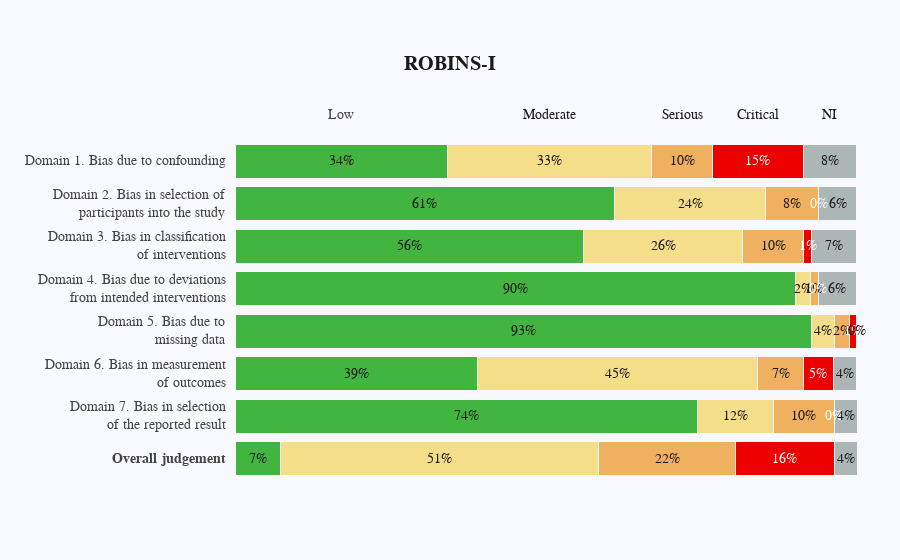

Here is the notebook cell this chart was saved with:
### Markdown cell above
The chart below visually represents the biases in various domains as percentages. For each domain, the bars are segmented into different categories of bias severity, namely 'Low', 'Moderate', 'Serious', 'Critical', and 'NI' (Not Indicated).

### Code cell
# Import plotly's graph objects library for creating visualizations
import plotly.graph_objects as go
# Reference to the plotly documentation on horizontal bar charts
# https://plotly.com/python/horizontal-bar-charts/

# Defining labels for categories
top_labels = ['Low', 'Moderate', 'Serious', 'Critical', 'NI']

# Active nontransparent color palette
colors = ['rgb(66, 181, 64)', 'rgb(244, 222, 137)',
          'rgb(239, 176, 95)', 'rgb(237, 0, 0)',
          'rgb(173, 182, 182)']

# Font color palette to match with the respective background colors for legibility
font_colors = ['rgb(27, 25, 25)', 'rgb(27, 25, 25)',
               'rgb(27, 25, 25)', 'white',
               'rgb(27, 25, 25)']


# Generate `x_data` which represents the percentage distributions of various domains 
# and the Overall Judgement in the `df_robinsi` DataFrame.

# Steps:
# 1. Count occurrences of each value for the specified domains and the Overall Judgement.
# 2. Normalize these counts to get proportions (fractions of the total).
# 3. Convert these proportions to percentages (multiply by 100).
# 4. Round off the computed percentages to one decimal place.
# 5. Concatenate these percentages side by side (axis=1).
# 6. Reorder rows based on the predefined order in `top_labels`.
# 7. Transpose the DataFrame to get domains as rows.
# 8. Replace any missing values with zeros.
# 9. Convert the resulting DataFrame to a numpy array.

x_data = pd.concat([
    df_robinsi.Overall_judgement.value_counts(normalize=True).mul(100).round(1),  # Percentage for Overall Judgement
    df_robinsi.Domain7.value_counts(normalize=True).mul(100).round(1),            # Percentage for Domain7
    df_robinsi.Domain6.value_counts(normalize=True).mul(100).round(1),            # Percentage for Domain6
    df_robinsi.Domain5.value_counts(normalize=True).mul(100).round(1),            # Percentage for Domain5
    df_robinsi.Domain4.value_counts(normalize=True).mul(100).round(1),            # Percentage for Domain4
    df_robinsi.Domain3.value_counts(normalize=True).mul(100).round(1),            # Percentage for Domain3
    df_robinsi.Domain2.value_counts(normalize=True).mul(100).round(1),            # Percentage for Domain2
    df_robinsi.Domain1.value_counts(normalize=True).mul(100).round(1)             # Percentage for Domain1
], axis=1).reindex(top_labels).T.fillna(0).to_numpy()


# Define `y_data` which represents the labels for the bar chart. 
# These labels give a description of various domains and the Overall Judgement.

# The labels are:
# 1. Overall judgement: Represents the general judgement on the research.
# 2. Domain 7: Deals with biases when selecting the results to be reported.
# 3. Domain 6: Pertains to biases during the measurement of outcomes.
# 4. Domain 5: Concerns biases that arise due to missing data.
# 5. Domain 4: Involves biases from deviations from the originally intended interventions.
# 6. Domain 3: Deals with biases when classifying different interventions.
# 7. Domain 2: Pertains to biases in selecting participants for the study.
# 8. Domain 1: Represents biases due to external confounding factors.

y_data = [ '<b>Overall judgement</b>', 
          'Domain 7. Bias in selection<br>of the reported result',
          'Domain 6. Bias in measurement<br>of outcomes', 
          'Domain 5. Bias due to<br>missing data',
          'Domain 4. Bias due to deviations<br>from intended interventions', 
          'Domain 3. Bias in classification<br>of interventions',
          'Domain 2. Bias in selection of<br>participants into the study', 
          'Domain 1. Bias due to confounding' ]


# Initialize an empty Plotly figure for the bar chart visualization.
fig2a = go.Figure()

# Loop through each domain and its associated bias percentage to populate the figure with bar chart traces.
# Each domain will have multiple bars stacked on top of each other, 
# representing different levels of biases (e.g., Low, Moderate, Serious, etc.).
for i in range(0, len(x_data[0])):
    for xd, yd in zip(x_data, y_data):
        fig2a.add_trace(go.Bar(
            x=[xd[i]], y=[yd],       # x-data represents bias percentages, y-data represents domains
            orientation='h',        # horizontal orientation for the bar chart
            marker=dict(
                color=colors[i],    # set color for each bar based on predefined colors list
                line=dict(color='rgb(248, 248, 249)', width=1)  # define bar border color and width
            )
        ))

# Configure the layout for the figure.
fig2a.update_layout(
    xaxis=dict(
        showgrid=False,          
        showline=False,        
        showticklabels=False,    
        zeroline=False,        
        domain=[0.15, 1]        
    ),
    yaxis=dict(
        showgrid=False,          
        showline=False,          
        showticklabels=False,    
        zeroline=False,          
    ),
    barmode='stack',             
    paper_bgcolor='rgb(248, 248, 255)',
    plot_bgcolor='rgb(248, 248, 255)',   
    margin=dict(l=120, r=10, t=140, b=80),  
    showlegend=False,           
)


# Initialize an empty list to store annotation details
annotations = []

# Iterate through each domain description and its corresponding bias percentages
for yd, xd in zip(y_data, x_data):
    # Annotation for the y-axis label
    annotations.append(dict(xref='paper', yref='y',
                            x=0.14, y=yd,
                            xanchor='right',
                            text=str(yd),
                            font=dict(family='Arial', size=14,
                                      color='rgb(67, 67, 67)'),
                            showarrow=False, align='right'))

    # Annotation for the first percentage of each bar (x_axis)
    annotations.append(dict(xref='x', yref='y',
                            x=xd[0] / 2, y=yd,
                            text=str(xd[0].round(0))[:-2] + '%',   # Formatting percentage value
                            font=dict(family='Arial', size=14,
                                      color='rgb(27, 25, 25)'),
                            showarrow=False))

    # Annotation for the first Likert scale label (on the top)
    if yd == y_data[-1]:
        annotations.append(dict(xref='x', yref='paper',
                                x=xd[0] / 2, y=1.1,
                                text=top_labels[0],     # Displaying the label for the first Likert scale
                                font=dict(family='Arial', size=14,
                                          color='rgb(67, 67, 67)'),
                                showarrow=False))

    space = xd[0]   # Initialize the starting position for subsequent annotations

    # Loop through the rest of the bias percentages in the current domain
    for i in range(1, len(xd)):
            # Annotation for the rest of percentages for each bar (x_axis)
            annotations.append(dict(xref='x', yref='y',
                                    x=space + (xd[i]/2), y=yd,
                                    text=str(xd[i].round(0))[:-2] + '%',  # Formatting percentage value
                                    font=dict(family='Arial', size=14,
                                              color=font_colors[i]),
                                    showarrow=False))
            # Annotation for the Likert scale label
            if yd == y_data[-1]:
                annotations.append(dict(xref='x', yref='paper',
                                        x=space + (xd[i]/2), y=1.1,
                                        text=top_labels[i],     # Displaying the label for the current Likert scale
                                        font=dict(family='Arial', size=14,
                                                  color='rgb(27, 25, 25)'),
                                        showarrow=False))
            space += xd[i]   # Update the position for the next annotation


# Update the layout of the figure by adding the previously defined annotations
fig2a.update_layout(annotations=annotations)

# Update layout properties including the title and font settings
fig2a.update_layout(title={
        'text': '<b>ROBINS-I</b>',     
        'y':0.9,                         
        'x':0.5,                        
        'xanchor': 'center',             
        'yanchor': 'top'              
    },
    font={
        'family': 'Arial',            
        'color': 'rgb(27, 25, 25)',    
        'size': 14                        
})


# Define configuration options for exporting the plot with specified resolution and settings
config = {
    'toImageButtonOptions': {
        'format': 'png',         # Set the export format 
        'filename': 'fig2a',     # Specify the filename for the exported image
        'scale': 6               # Multiply title/legend/axis/canvas sizes by this factor for higher resolution
    }
}

fig2a.show(config=config)


#TODO: Manually fix overlapping labels.
#TODO: Add "N={study count}" to trace labels on-hover, so folks can see that N of studies was quite high in ROBINS-I (vs. RoB 2)

### Figure 1 — Plotly figure (JSON) as saved in the notebook; plotly's stock layout.template omitted (floating-point values rounded to 4 significant figures)
{"data": [{"marker": {"color": "rgb(66, 181, 64)", "line": {"color": "rgb(248, 248, 249)", "width": 1}}, "orientation": "h", "type": "bar", "x": [7.3], "y": ["<b>Overall judgement</b>"]}, {"marker": {"color": "rgb(66, 181, 64)", "line": {"color": "rgb(248, 248, 249)", "width": 1}}, "orientation": "h", "type": "bar", "x": [74.4], "y": ["Domain 7. Bias in selection<br>of the reported result"]}, {"marker": {"color": "rgb(66, 181, 64)", "line": {"color": "rgb(248, 248, 249)", "width": 1}}, "orientation": "h", "type": "bar", "x": [39], "y": ["Domain 6. Bias in measurement<br>of outcomes"]}, {"marker": {"color": "rgb(66, 181, 64)", "line": {"color": "rgb(248, 248, 249)", "width": 1}}, "orientation": "h", "type": "bar", "x": [92.7], "y": ["Domain 5. Bias due to<br>missing data"]}, {"marker": {"color": "rgb(66, 181, 64)", "line": {"color": "rgb(248, 248, 249)", "width": 1}}, "orientation": "h", "type": "bar", "x": [90.2], "y": ["Domain 4. Bias due to deviations<br>from intended interventions"]}, {"marker": {"color": "rgb(66, 181, 64)", "line": {"color": "rgb(248, 248, 249)", "width": 1}}, "orientation": "h", "type": "bar", "x": [56.1], "y": ["Domain 3. Bias in classification<br>of interventions"]}, {"marker": {"color": "rgb(66, 181, 64)", "line": {"color": "rgb(248, 248, 249)", "width": 1}}, "orientation": "h", "type": "bar", "x": [61], "y": ["Domain 2. Bias in selection of<br>participants into the study"]}, {"marker": {"color": "rgb(66, 181, 64)", "line": {"color": "rgb(248, 248, 249)", "width": 1}}, "orientation": "h", "type": "bar", "x": [34.1], "y": ["Domain 1. Bias due to confounding"]}, {"marker": {"color": "rgb(244, 222, 137)", "line": {"color": "rgb(248, 248, 249)", "width": 1}}, "orientation": "h", "type": "bar", "x": [51.2], "y": ["<b>Overall judgement</b>"]}, {"marker": {"color": "rgb(244, 222, 137)", "line": {"color": "rgb(248, 248, 249)", "width": 1}}, "orientation": "h", "type": "bar", "x": [12.2], "y": ["Domain 7. Bias in selection<br>of the reported result"]}, {"marker": {"color": "rgb(244, 222, 137)", "line": {"color": "rgb(248, 248, 249)", "width": 1}}, "orientation": "h", "type": "bar", "x": [45.1], "y": ["Domain 6. Bias in measurement<br>of outcomes"]}, {"marker": {"color": "rgb(244, 222, 137)", "line": {"color": "rgb(248, 248, 249)", "width": 1}}, "orientation": "h", "type": "bar", "x": [3.7], "y": ["Domain 5. Bias due to<br>missing data"]}, {"marker": {"color": "rgb(244, 222, 137)", "line": {"color": "rgb(248, 248, 249)", "width": 1}}, "orientation": "h", "type": "bar", "x": [2.4], "y": ["Domain 4. Bias due to deviations<br>from intended interventions"]}, {"marker": {"color": "rgb(244, 222, 137)", "line": {"color": "rgb(248, 248, 249)", "width": 1}}, "orientation": "h", "type": "bar", "x": [25.6], "y": ["Domain 3. Bias in classification<br>of interventions"]}, {"marker": {"color": "rgb(244, 222, 137)", "line": {"color": "rgb(248, 248, 249)", "width": 1}}, "orientation": "h", "type": "bar", "x": [24.4], "y": ["Domain 2. Bias in selection of<br>participants into the study"]}, {"marker": {"color": "rgb(244, 222, 137)", "line": {"color": "rgb(248, 248, 249)", "width": 1}}, "orientation": "h", "type": "bar", "x": [32.9], "y": ["Domain 1. Bias due to confounding"]}, {"marker": {"color": "rgb(239, 176, 95)", "line": {"color": "rgb(248, 248, 249)", "width": 1}}, "orientation": "h", "type": "bar", "x": [22], "y": ["<b>Overall judgement</b>"]}, {"marker": {"color": "rgb(239, 176, 95)", "line": {"color": "rgb(248, 248, 249)", "width": 1}}, "orientation": "h", "type": "bar", "x": [9.8], "y": ["Domain 7. Bias in selection<br>of the reported result"]}, {"marker": {"color": "rgb(239, 176, 95)", "line": {"color": "rgb(248, 248, 249)", "width": 1}}, "orientation": "h", "type": "bar", "x": [7.3], "y": ["Domain 6. Bias in measurement<br>of outcomes"]}, {"marker": {"color": "rgb(239, 176, 95)", "line": {"color": "rgb(248, 248, 249)", "width": 1}}, "orientation": "h", "type": "bar", "x": [2.4], "y": ["Domain 5. Bias due to<br>missing data"]}, {"marker": {"color": "rgb(239, 176, 95)", "line": {"color": "rgb(248, 248, 249)", "width": 1}}, "orientation": "h", "type": "bar", "x": [1.2], "y": ["Domain 4. Bias due to deviations<br>from intended interventions"]}, {"marker": {"color": "rgb(239, 176, 95)", "line": {"color": "rgb(248, 248, 249)", "width": 1}}, "orientation": "h", "type": "bar", "x": [9.8], "y": ["Domain 3. Bias in classification<br>of interventions"]}, {"marker": {"color": "rgb(239, 176, 95)", "line": {"color": "rgb(248, 248, 249)", "width": 1}}, "orientation": "h", "type": "bar", "x": [8.5], "y": ["Domain 2. Bias in selection of<br>participants into the study"]}, {"marker": {"color": "rgb(239, 176, 95)", "line": {"color": "rgb(248, 248, 249)", "width": 1}}, "orientation": "h", "type": "bar", "x": [9.8], "y": ["Domain 1. Bias due to confounding"]}, {"marker": {"color": "rgb(237, 0, 0)", "line": {"color": "rgb(248, 248, 249)", "width": 1}}, "orientation": "h", "type": "bar", "x": [15.9], "y": ["<b>Overall judgement</b>"]}, {"marker": {"color": "rgb(237, 0, 0)", "line": {"color": "rgb(248, 248, 249)", "width": 1}}, "orientation": "h", "type": "bar", "x": [0], "y": ["Domain 7. Bias in selection<br>of the reported result"]}, {"marker": {"color": "rgb(237, 0, 0)", "line": {"color": "rgb(248, 248, 249)", "width": 1}}, "orientation": "h", "type": "bar", "x": [4.9], "y": ["Domain 6. Bias in measurement<br>of outcomes"]}, {"marker": {"color": "rgb(237, 0, 0)", "line": {"color": "rgb(248, 248, 249)", "width": 1}}, "orientation": "h", "type": "bar", "x": [1.2], "y": ["Domain 5. Bias due to<br>missing data"]}, {"marker": {"color": "rgb(237, 0, 0)", "line": {"color": "rgb(248, 248, 249)", "width": 1}}, "orientation": "h", "type": "bar", "x": [0], "y": ["Domain 4. Bias due to deviations<br>from intended interventions"]}, {"marker": {"color": "rgb(237, 0, 0)", "line": {"color": "rgb(248, 248, 249)", "width": 1}}, "orientation": "h", "type": "bar", "x": [1.2], "y": ["Domain 3. Bias in classification<br>of interventions"]}, {"marker": {"color": "rgb(237, 0, 0)", "line": {"color": "rgb(248, 248, 249)", "width": 1}}, "orientation": "h", "type": "bar", "x": [0], "y": ["Domain 2. Bias in selection of<br>participants into the study"]}, {"marker": {"color": "rgb(237, 0, 0)", "line": {"color": "rgb(248, 248, 249)", "width": 1}}, "orientation": "h", "type": "bar", "x": [14.6], "y": ["Domain 1. Bias due to confounding"]}, {"marker": {"color": "rgb(173, 182, 182)", "line": {"color": "rgb(248, 248, 249)", "width": 1}}, "orientation": "h", "type": "bar", "x": [3.7], "y": ["<b>Overall judgement</b>"]}, {"marker": {"color": "rgb(173, 182, 182)", "line": {"color": "rgb(248, 248, 249)", "width": 1}}, "orientation": "h", "type": "bar", "x": [3.7], "y": ["Domain 7. Bias in selection<br>of the reported result"]}, {"marker": {"color": "rgb(173, 182, 182)", "line": {"color": "rgb(248, 248, 249)", "width": 1}}, "orientation": "h", "type": "bar", "x": [3.7], "y": ["Domain 6. Bias in measurement<br>of outcomes"]}, {"marker": {"color": "rgb(173, 182, 182)", "line": {"color": "rgb(248, 248, 249)", "width": 1}}, "orientation": "h", "type": "bar", "x": [0], "y": ["Domain 5. Bias due to<br>missing data"]}, {"marker": {"color": "rgb(173, 182, 182)", "line": {"color": "rgb(248, 248, 249)", "width": 1}}, "orientation": "h", "type": "bar", "x": [6.1], "y": ["Domain 4. Bias due to deviations<br>from intended interventions"]}, {"marker": {"color": "rgb(173, 182, 182)", "line": {"color": "rgb(248, 248, 249)", "width": 1}}, "orientation": "h", "type": "bar", "x": [7.3], "y": ["Domain 3. Bias in classification<br>of interventions"]}, {"marker": {"color": "rgb(173, 182, 182)", "line": {"color": "rgb(248, 248, 249)", "width": 1}}, "orientation": "h", "type": "bar", "x": [6.1], "y": ["Domain 2. Bias in selection of<br>participants into the study"]}, {"marker": {"color": "rgb(173, 182, 182)", "line": {"color": "rgb(248, 248, 249)", "width": 1}}, "orientation": "h", "type": "bar", "x": [8.5], "y": ["Domain 1. Bias due to confounding"]}], "layout": {"annotations": [{"align": "right", "font": {"color": "rgb(67, 67, 67)", "family": "Arial", "size": 14}, "showarrow": false, "text": "<b>Overall judgement</b>", "x": 0.14, "xanchor": "right", "xref": "paper", "y": "<b>Overall judgement</b>", "yref": "y"}, {"font": {"color": "rgb(27, 25, 25)", "family": "Arial", "size": 14}, "showarrow": false, "text": "7%", "x": 3.65, "xref": "x", "y": "<b>Overall judgement</b>", "yref": "y"}, {"font": {"color": "rgb(27, 25, 25)", "family": "Arial", "size": 14}, "showarrow": false, "text": "51%", "x": 32.9, "xref": "x", "y": "<b>Overall judgement</b>", "yref": "y"}, {"font": {"color": "rgb(27, 25, 25)", "family": "Arial", "size": 14}, "showarrow": false, "text": "22%", "x": 69.5, "xref": "x", "y": "<b>Overall judgement</b>", "yref": "y"}, {"font": {"color": "white", "family": "Arial", "size": 14}, "showarrow": false, "text": "16%", "x": 88.45, "xref": "x", "y": "<b>Overall judgement</b>", "yref": "y"}, {"font": {"color": "rgb(27, 25, 25)", "family": "Arial", "size": 14}, "showarrow": false, "text": "4%", "x": 98.25, "xref": "x", "y": "<b>Overall judgement</b>", "yref": "y"}, {"align": "right", "font": {"color": "rgb(67, 67, 67)", "family": "Arial", "size": 14}, "showarrow": false, "text": "Domain 7. Bias in selection<br>of the reported result", "x": 0.14, "xanchor": "right", "xref": "paper", "y": "Domain 7. Bias in selection<br>of the reported result", "yref": "y"}, {"font": {"color": "rgb(27, 25, 25)", "family": "Arial", "size": 14}, "showarrow": false, "text": "74%", "x": 37.2, "xref": "x", "y": "Domain 7. Bias in selection<br>of the reported result", "yref": "y"}, {"font": {"color": "rgb(27, 25, 25)", "family": "Arial", "size": 14}, "showarrow": false, "text": "12%", "x": 80.5, "xref": "x", "y": "Domain 7. Bias in selection<br>of the reported result", "yref": "y"}, {"font": {"color": "rgb(27, 25, 25)", "family": "Arial", "size": 14}, "showarrow": false, "text": "10%", "x": 91.5, "xref": "x", "y": "Domain 7. Bias in selection<br>of the reported result", "yref": "y"}, {"font": {"color": "white", "family": "Arial", "size": 14}, "showarrow": false, "text": "0%", "x": 96.4, "xref": "x", "y": "Domain 7. Bias in selection<br>of the reported result", "yref": "y"}, {"font": {"color": "rgb(27, 25, 25)", "family": "Arial", "size": 14}, "showarrow": false, "text": "4%", "x": 98.25, "xref": "x", "y": "Domain 7. Bias in selection<br>of the reported result", "yref": "y"}, {"align": "right", "font": {"color": "rgb(67, 67, 67)", "family": "Arial", "size": 14}, "showarrow": false, "text": "Domain 6. Bias in measurement<br>of outcomes", "x": 0.14, "xanchor": "right", "xref": "paper", "y": "Domain 6. Bias in measurement<br>of outcomes", "yref": "y"}, {"font": {"color": "rgb(27, 25, 25)", "family": "Arial", "size": 14}, "showarrow": false, "text": "39%", "x": 19.5, "xref": "x", "y": "Domain 6. Bias in measurement<br>of outcomes", "yref": "y"}, {"font": {"color": "rgb(27, 25, 25)", "family": "Arial", "size": 14}, "showarrow": false, "text": "45%", "x": 61.55, "xref": "x", "y": "Domain 6. Bias in measurement<br>of outcomes", "yref": "y"}, {"font": {"color": "rgb(27, 25, 25)", "family": "Arial", "size": 14}, "showarrow": false, "text": "7%", "x": 87.75, "xref": "x", "y": "Domain 6. Bias in measurement<br>of outcomes", "yref": "y"}, {"font": {"color": "white", "family": "Arial", "size": 14}, "showarrow": false, "text": "5%", "x": 93.85, "xref": "x", "y": "Domain 6. Bias in measurement<br>of outcomes", "yref": "y"}, {"font": {"color": "rgb(27, 25, 25)", "family": "Arial", "size": 14}, "showarrow": false, "text": "4%", "x": 98.15, "xref": "x", "y": "Domain 6. Bias in measurement<br>of outcomes", "yref": "y"}, {"align": "right", "font": {"color": "rgb(67, 67, 67)", "family": "Arial", "size": 14}, "showarrow": false, "text": "Domain 5. Bias due to<br>missing data", "x": 0.14, "xanchor": "right", "xref": "paper", "y": "Domain 5. Bias due to<br>missing data", "yref": "y"}, {"font": {"color": "rgb(27, 25, 25)", "family": "Arial", "size": 14}, "showarrow": false, "text": "93%", "x": 46.35, "xref": "x", "y": "Domain 5. Bias due to<br>missing data", "yref": "y"}, {"font": {"color": "rgb(27, 25, 25)", "family": "Arial", "size": 14}, "showarrow": false, "text": "4%", "x": 94.55, "xref": "x", "y": "Domain 5. Bias due to<br>missing data", "yref": "y"}, {"font": {"color": "rgb(27, 25, 25)", "family": "Arial", "size": 14}, "showarrow": false, "text": "2%", "x": 97.6, "xref": "x", "y": "Domain 5. Bias due to<br>missing data", "yref": "y"}, {"font": {"color": "white", "family": "Arial", "size": 14}, "showarrow": false, "text": "1%", "x": 99.4, "xref": "x", "y": "Domain 5. Bias due to<br>missing data", "yref": "y"}, {"font": {"color": "rgb(27, 25, 25)", "family": "Arial", "size": 14}, "showarrow": false, "text": "0%", "x": 100.0, "xref": "x", "y": "Domain 5. Bias due to<br>missing data", "yref": "y"}, {"align": "right", "font": {"color": "rgb(67, 67, 67)", "family": "Arial", "size": 14}, "showarrow": false, "text": "Domain 4. Bias due to deviations<br>from intended interventions", "x": 0.14, "xanchor": "right", "xref": "paper", "y": "Domain 4. Bias due to deviations<br>from intended interventions", "yref": "y"}, {"font": {"color": "rgb(27, 25, 25)", "family": "Arial", "size": 14}, "showarrow": false, "text": "90%", "x": 45.1, "xref": "x", "y": "Domain 4. Bias due to deviations<br>from intended interventions", "yref": "y"}, {"font": {"color": "rgb(27, 25, 25)", "family": "Arial", "size": 14}, "showarrow": false, "text": "2%", "x": 91.4, "xref": "x", "y": "Domain 4. Bias due to deviations<br>from intended interventions", "yref": "y"}, {"font": {"color": "rgb(27, 25, 25)", "family": "Arial", "size": 14}, "showarrow": false, "text": "1%", "x": 93.2, "xref": "x", "y": "Domain 4. Bias due to deviations<br>from intended interventions", "yref": "y"}, {"font": {"color": "white", "family": "Arial", "size": 14}, "showarrow": false, "text": "0%", "x": 93.8, "xref": "x", "y": "Domain 4. Bias due to deviations<br>from intended interventions", "yref": "y"}, {"font": {"color": "rgb(27, 25, 25)", "family": "Arial", "size": 14}, "showarrow": false, "text": "6%", "x": 96.85, "xref": "x", "y": "Domain 4. Bias due to deviations<br>from intended interventions", "yref": "y"}, {"align": "right", "font": {"color": "rgb(67, 67, 67)", "family": "Arial", "size": 14}, "showarrow": false, "text": "Domain 3. Bias in classification<br>of interventions", "x": 0.14, "xanchor": "right", "xref": "paper", "y": "Domain 3. Bias in classification<br>of interventions", "yref": "y"}, {"font": {"color": "rgb(27, 25, 25)", "family": "Arial", "size": 14}, "showarrow": false, "text": "56%", "x": 28.05, "xref": "x", "y": "Domain 3. Bias in classification<br>of interventions", "yref": "y"}, {"font": {"color": "rgb(27, 25, 25)", "family": "Arial", "size": 14}, "showarrow": false, "text": "26%", "x": 68.9, "xref": "x", "y": "Domain 3. Bias in classification<br>of interventions", "yref": "y"}, {"font": {"color": "rgb(27, 25, 25)", "family": "Arial", "size": 14}, "showarrow": false, "text": "10%", "x": 86.6, "xref": "x", "y": "Domain 3. Bias in classification<br>of interventions", "yref": "y"}, {"font": {"color": "white", "family": "Arial", "size": 14}, "showarrow": false, "text": "1%", "x": 92.1, "xref": "x", "y": "Domain 3. Bias in classification<br>of interventions", "yref": "y"}, {"font": {"color": "rgb(27, 25, 25)", "family": "Arial", "size": 14}, "showarrow": false, "text": "7%", "x": 96.35, "xref": "x", "y": "Domain 3. Bias in classification<br>of interventions", "yref": "y"}, {"align": "right", "font": {"color": "rgb(67, 67, 67)", "family": "Arial", "size": 14}, "showarrow": false, "text": "Domain 2. Bias in selection of<br>participants into the study", "x": 0.14, "xanchor": "right", "xref": "paper", "y": "Domain 2. Bias in selection of<br>participants into the study", "yref": "y"}, {"font": {"color": "rgb(27, 25, 25)", "family": "Arial", "size": 14}, "showarrow": false, "text": "61%", "x": 30.5, "xref": "x", "y": "Domain 2. Bias in selection of<br>participants into the study", "yref": "y"}, {"font": {"color": "rgb(27, 25, 25)", "family": "Arial", "size": 14}, "showarrow": false, "text": "24%", "x": 73.2, "xref": "x", "y": "Domain 2. Bias in selection of<br>participants into the study", "yref": "y"}, {"font": {"color": "rgb(27, 25, 25)", "family": "Arial", "size": 14}, "showarrow": false, "text": "8%", "x": 89.65, "xref": "x", "y": "Domain 2. Bias in selection of<br>participants into the study", "yref": "y"}, {"font": {"color": "white", "family": "Arial", "size": 14}, "showarrow": false, "text": "0%", "x": 93.9, "xref": "x", "y": "Domain 2. Bias in selection of<br>participants into the study", "yref": "y"}, {"font": {"color": "rgb(27, 25, 25)", "family": "Arial", "size": 14}, "showarrow": false, "text": "6%", "x": 96.95, "xref": "x", "y": "Domain 2. Bias in selection of<br>participants into the study", "yref": "y"}, {"align": "right", "font": {"color": "rgb(67, 67, 67)", "family": "Arial", "size": 14}, "showarrow": false, "text": "Domain 1. Bias due to confounding", "x": 0.14, "xanchor": "right", "xref": "paper", "y": "Domain 1. Bias due to confounding", "yref": "y"}, {"font": {"color": "rgb(27, 25, 25)", "family": "Arial", "size": 14}, "showarrow": false, "text": "34%", "x": 17.05, "xref": "x", "y": "Domain 1. Bias due to confounding", "yref": "y"}, {"font": {"color": "rgb(67, 67, 67)", "family": "Arial", "size": 14}, "showarrow": false, "text": "Low", "x": 17.05, "xref": "x", "y": 1.1, "yref": "paper"}, {"font": {"color": "rgb(27, 25, 25)", "family": "Arial", "size": 14}, "showarrow": false, "text": "33%", "x": 50.55, "xref": "x", "y": "Domain 1. Bias due to confounding", "yref": "y"}, {"font": {"color": "rgb(27, 25, 25)", "family": "Arial", "size": 14}, "showarrow": false, "text": "Moderate", "x": 50.55, "xref": "x", "y": 1.1, "yref": "paper"}, {"font": {"color": "rgb(27, 25, 25)", "family": "Arial", "size": 14}, "showarrow": false, "text": "10%", "x": 71.9, "xref": "x", "y": "Domain 1. Bias due to confounding", "yref": "y"}, {"font": {"color": "rgb(27, 25, 25)", "family": "Arial", "size": 14}, "showarrow": false, "text": "Serious", "x": 71.9, "xref": "x", "y": 1.1, "yref": "paper"}, {"font": {"color": "white", "family": "Arial", "size": 14}, "showarrow": false, "text": "15%", "x": 84.1, "xref": "x", "y": "Domain 1. Bias due to confounding", "yref": "y"}, {"font": {"color": "rgb(27, 25, 25)", "family": "Arial", "size": 14}, "showarrow": false, "text": "Critical", "x": 84.1, "xref": "x", "y": 1.1, "yref": "paper"}, {"font": {"color": "rgb(27, 25, 25)", "family": "Arial", "size": 14}, "showarrow": false, "text": "8%", "x": 95.65, "xref": "x", "y": "Domain 1. Bias due to confounding", "yref": "y"}, {"font": {"color": "rgb(27, 25, 25)", "family": "Arial", "size": 14}, "showarrow": false, "text": "NI", "x": 95.65, "xref": "x", "y": 1.1, "yref": "paper"}], "barmode": "stack", "font": {"color": "rgb(27, 25, 25)", "family": "Arial", "size": 14}, "margin": {"b": 80, "l": 120, "r": 10, "t": 140}, "paper_bgcolor": "rgb(248, 248, 255)", "plot_bgcolor": "rgb(248, 248, 255)", "showlegend": false, "title": {"text": "<b>ROBINS-I</b>", "x": 0.5, "xanchor": "center", "y": 0.9, "yanchor": "top"}, "xaxis": {"domain": [0.15, 1], "showgrid": false, "showline": false, "showticklabels": false, "zeroline": false}, "yaxis": {"showgrid": false, "showline": false, "showticklabels": false, "zeroline": false}}}
